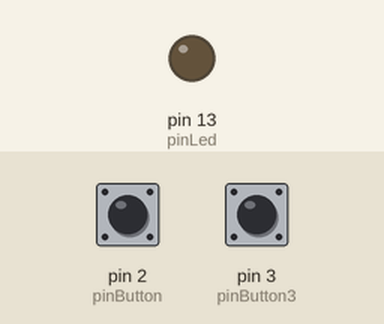
Simulated run of this sketch. Board: Arduino Leonardo, built with avr-gcc and run on an emulated ATmega32U4. On the bench: output pins drawn as LEDs (lit = HIGH). The test bench sets the inputs (shaded band); at power-on: pin 2 (pinButton) HIGH, pin 3 (pinButton3) HIGH. USB keyboard and mouse output is not drawn.

Above: at 1.2 s.
1.3 s: pin 2 (pinButton) pulled LOW for 1 s
At 1.83 s:
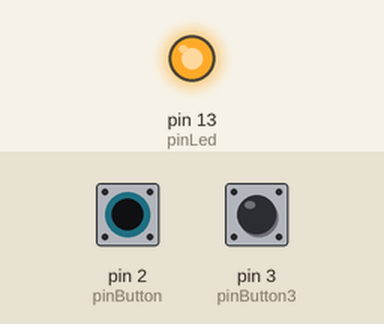
4.3 s: pin 3 (pinButton3) pulled LOW for 3.2 s
At 8.7 s:
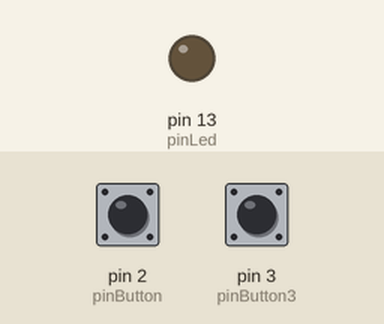
9.0 s: pin 2 (pinButton) pulled LOW for 3.2 s
At 9.53 s:
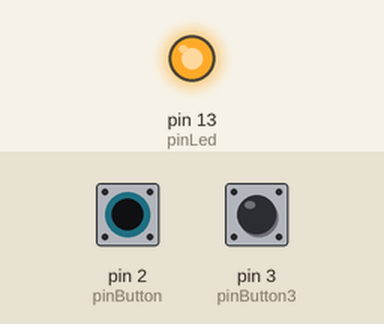
Timing chart, 0 to 13.8 s (numbered marks = the images above; inputs shaded):
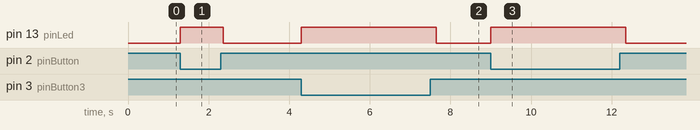

The sketch:

VolumeShortcut.ino
```cpp
// (licence header left out)
#include "HID-Project.h"

const int pinLed = LED_BUILTIN;
const int pinButton = 2;
const int pinButton3 = 3;


void setup() {
  pinMode(pinLed, OUTPUT);
  pinMode(pinButton, INPUT_PULLUP);
  pinMode(pinButton3, INPUT_PULLUP);

  // Sends a clean report to the host. This is important on any Arduino type.
  Consumer.begin();
}

void loop() {
  if (!digitalRead(pinButton)) {
    digitalWrite(pinLed, HIGH);

    // See HID Project documentation for more Consumer keys
    Consumer.write(MEDIA_VOLUME_DOWN);

    // Simple debounce
    delay(150);
    digitalWrite(pinLed, LOW);
  }
    if (!digitalRead(pinButton3)) {
    digitalWrite(pinLed, HIGH);

    // See HID Project documentation for more Consumer keys
    Consumer.write(MEDIA_VOLUME_UP);

    // Simple debounce
    delay(150);
    digitalWrite(pinLed, LOW);
  }
}
```

Measured:
- after the input at 1.3 s, pin 13 (pinLed): LOW → HIGH at once, → LOW 1.1 s later
- after the input at 4.3 s, pin 13 (pinLed): LOW → HIGH at once, → LOW 3.3 s later
- after the input at 9.0 s, pin 13 (pinLed): LOW → HIGH at once, → LOW 3.3 s later
